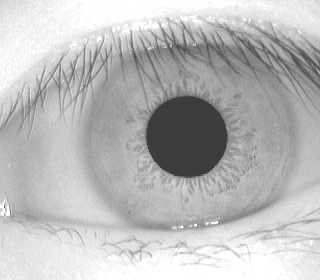
#> input picture code/proposal/iriscode_gen_using_masek_method/iris01.bmp, 320 x 280 px
$ jupyter execute --allow-errors Interpolation_griddata.ipynb   (older library calls are emulated)
#> lines starting #> are read from the running program, lines starting #| are printed output that depends on the picture
#### Example in the documentation

[cell 1]
def func(x,y):
    return x*(1-x)*np.cos(4*pi*x)*sin(4*pi*y**2)**2

#> (a cell that did not finish here is left out)

#> (a cell that did not finish here is left out)

#> (a cell that did not finish here is left out)

#> (a cell that did not finish here is left out)

[cell 6]
from scipy.interpolate import griddata

#> (a cell that did not finish here is left out)

#> (a cell that did not finish here is left out)

#> (a cell that did not finish here is left out)

[cell 10]
import cv2

[cell 11]
im = cv2.imread('iris01.bmp', cv2.CV_LOAD_IMAGE_GRAYSCALE)
#> im is the input picture: shape (280, 320); min 46, max 255, mean 186.8
im.shape
#> Out = (280, 320)

#> (a cell that did not finish here is left out)

Create a flat array structure for both the indices and the image array

[cell 13]
im_downsampled = im[::4, ::4]
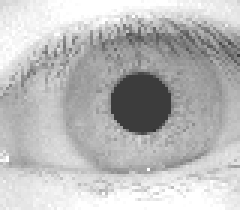
#> im_downsampled: shape (70, 80) (shown 3 times larger); min 50, max 255, mean 186.7
im_downsampled.shape
#> Out = (70, 80)

#> (a cell that did not finish here is left out)

#> (a cell that did not finish here is left out)

#> (a cell that did not finish here is left out)

#> (a cell that did not finish here is left out)

[cell 18]
flat_image = im_downsampled.flatten()
#> flat_image = 5600 values, max 255 at index 19, min 50 at index 3491, mean 186.7

[cell 19]
flat_image.shape
#> Out = (5600,)
